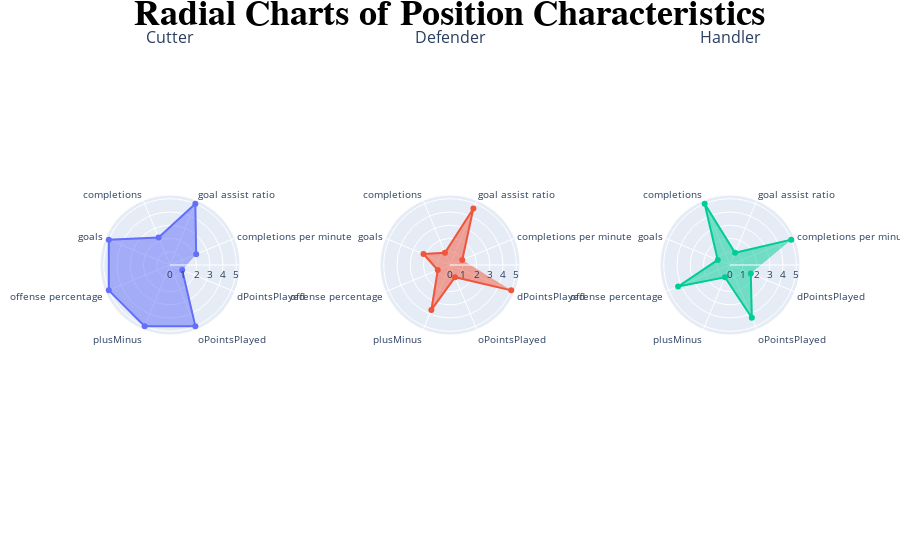

The notebook cell this image was saved under:
### Code cell
importance_df = pd.DataFrame(forest_importances, columns = ['importance']).reset_index()
importance_df.rename(columns={'index':'feature'}, inplace=True)
importance_df.sort_values('importance', ascending=False, inplace=True)
top_8_features = list(importance_df['feature'].head(8))
pos_df = df.groupby('predicted_position')[top_8_features].mean()


scaler = StandardScaler()
df_standardized = pd.DataFrame(scaler.fit_transform(pos_df), columns=pos_df.columns, index=pos_df.index)

# Scale the values between 0 and 5 using MinMaxScaler
min_max_scaler = MinMaxScaler(feature_range=(1, 5))
df_scaled = pd.DataFrame(min_max_scaler.fit_transform(df_standardized), columns=df_standardized.columns, index=df_standardized.index)

df_scaled

df_transposed = df_scaled.T

# Create separate dataframes for each row
cutter_df = df_transposed['Cutter'].reset_index()
defender_df = df_transposed['Defender'].reset_index()
handler_df = df_transposed['Handler'].reset_index()

# Rename the columns
cutter_df.columns = ['Attribute', 'Cutter']
defender_df.columns = ['Attribute', 'Defender']
handler_df.columns = ['Attribute', 'Handler']




# Create subplots for each position
fig = make_subplots(rows=1, cols=3, specs=[[{'type': 'polar'},{'type': 'polar'},{'type': 'polar'}]], 
                    subplot_titles=['Cutter', 'Defender', 'Handler'], horizontal_spacing=0.2)

fig.add_trace(
    go.Scatterpolar(r=cutter_df['Cutter'], theta=cutter_df['Attribute'], fill='toself', name='Cutter'),
    row=1, col=1
)

fig.add_trace(
    go.Scatterpolar(r=defender_df['Defender'], theta=defender_df['Attribute'], fill='toself', name='Defender'),
    row=1, col=2
)

fig.add_trace(
    go.Scatterpolar(r=handler_df['Handler'], theta=handler_df['Attribute'], fill='toself', name='Handler'),
    row=1, col=3
)

# Update layout
fig.update_layout(
    polar=dict(radialaxis=dict(visible=True, tickfont=dict(size=10)),
        angularaxis=dict(tickfont=dict(size=10), rotation = 22.5)),
    polar2=dict(radialaxis=dict(visible=True, tickfont=dict(size=10)),
        angularaxis=dict(tickfont=dict(size=10), rotation = 22.5)),
    polar3=dict(radialaxis=dict(visible=True, tickfont=dict(size=10)),
        angularaxis=dict(tickfont=dict(size=10), rotation = 22.5)),
    showlegend=False,
    margin=dict(l=100, r =100, t = 50),
    # Customize subplot titles font size
    title_font=dict(size=18, family='Arial', color='black'),
    title=dict(text='<b>Radial Charts of Position Characteristics<b>', font=dict(size=36, family='Arial', color='black'), x=0.5)
)

# Show the plot
fig.show()

### Figure 1 — Plotly figure (JSON) as saved in the notebook; plotly's stock layout.template omitted (floating-point values rounded to 4 significant figures)
{"data": [{"fill": "toself", "name": "Cutter", "r": [2.137, 5, 2.253, 5, 5, 5, 5, 1], "subplot": "polar", "theta": ["completions per minute", "goal assist ratio", "completions", "goals", "offense percentage", "plusMinus", "oPointsPlayed", "dPointsPlayed"], "type": "scatterpolar"}, {"fill": "toself", "name": "Defender", "r": [1.0, 4.609, 1, 2.163, 1, 3.671, 1, 5], "subplot": "polar2", "theta": ["completions per minute", "goal assist ratio", "completions", "goals", "offense percentage", "plusMinus", "oPointsPlayed", "dPointsPlayed"], "type": "scatterpolar"}, {"fill": "toself", "name": "Handler", "r": [5, 1, 5, 1, 4.24, 1, 4.307, 1.699], "subplot": "polar3", "theta": ["completions per minute", "goal assist ratio", "completions", "goals", "offense percentage", "plusMinus", "oPointsPlayed", "dPointsPlayed"], "type": "scatterpolar"}], "layout": {"annotations": [{"font": {"size": 16}, "showarrow": false, "text": "Cutter", "x": 0.1, "xanchor": "center", "xref": "paper", "y": 1, "yanchor": "bottom", "yref": "paper"}, {"font": {"size": 16}, "showarrow": false, "text": "Defender", "x": 0.5, "xanchor": "center", "xref": "paper", "y": 1, "yanchor": "bottom", "yref": "paper"}, {"font": {"size": 16}, "showarrow": false, "text": "Handler", "x": 0.9, "xanchor": "center", "xref": "paper", "y": 1, "yanchor": "bottom", "yref": "paper"}], "margin": {"l": 100, "r": 100, "t": 50}, "polar": {"angularaxis": {"rotation": 22.5, "tickfont": {"size": 10}}, "domain": {"x": [0, 0.2], "y": [0, 1]}, "radialaxis": {"tickfont": {"size": 10}, "visible": true}}, "polar2": {"angularaxis": {"rotation": 22.5, "tickfont": {"size": 10}}, "domain": {"x": [0.4, 0.6], "y": [0, 1]}, "radialaxis": {"tickfont": {"size": 10}, "visible": true}}, "polar3": {"angularaxis": {"rotation": 22.5, "tickfont": {"size": 10}}, "domain": {"x": [0.8, 1], "y": [0, 1]}, "radialaxis": {"tickfont": {"size": 10}, "visible": true}}, "showlegend": false, "title": {"font": {"color": "black", "family": "Arial", "size": 36}, "text": "<b>Radial Charts of Position Characteristics<b>", "x": 0.5}}}
